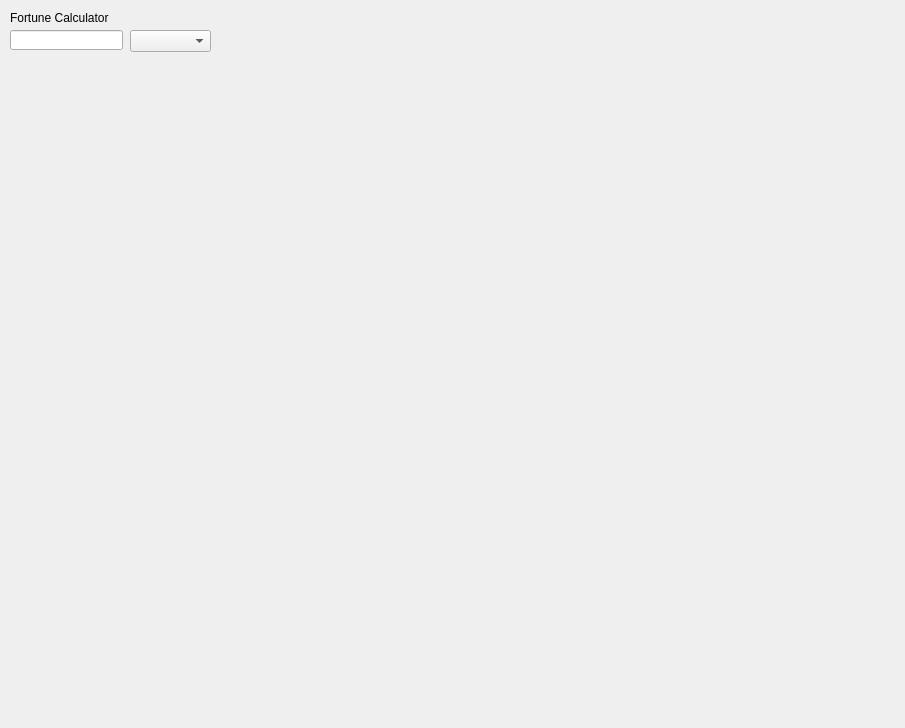
<?xml version="1.0" encoding="UTF-8"?>
<ui version="4.0">
 <class>Form</class>
 <widget class="QWidget" name="Form">
  <property name="geometry">
   <rect>
    <x>0</x>
    <y>0</y>
    <width>905</width>
    <height>728</height>
   </rect>
  </property>
  <property name="windowTitle">
   <string>Form</string>
  </property>
  <property name="toolTip">
   <string>Fortune Level</string>
  </property>
  <widget class="QLabel" name="label">
   <property name="geometry">
    <rect>
     <x>10</x>
     <y>10</y>
     <width>121</width>
     <height>16</height>
    </rect>
   </property>
   <property name="text">
    <string>Fortune Calculator</string>
   </property>
  </widget>
  <widget class="QLineEdit" name="FortuneLevel">
   <property name="geometry">
    <rect>
     <x>10</x>
     <y>30</y>
     <width>113</width>
     <height>20</height>
    </rect>
   </property>
   <property name="toolTip">
    <string>Fortune Level</string>
   </property>
  </widget>
  <widget class="QComboBox" name="Ore">
   <property name="geometry">
    <rect>
     <x>130</x>
     <y>30</y>
     <width>81</width>
     <height>22</height>
    </rect>
   </property>
   <property name="toolTip">
    <string>Ore</string>
   </property>
  </widget>
 </widget>
 <resources/>
 <connections/>
</ui>
